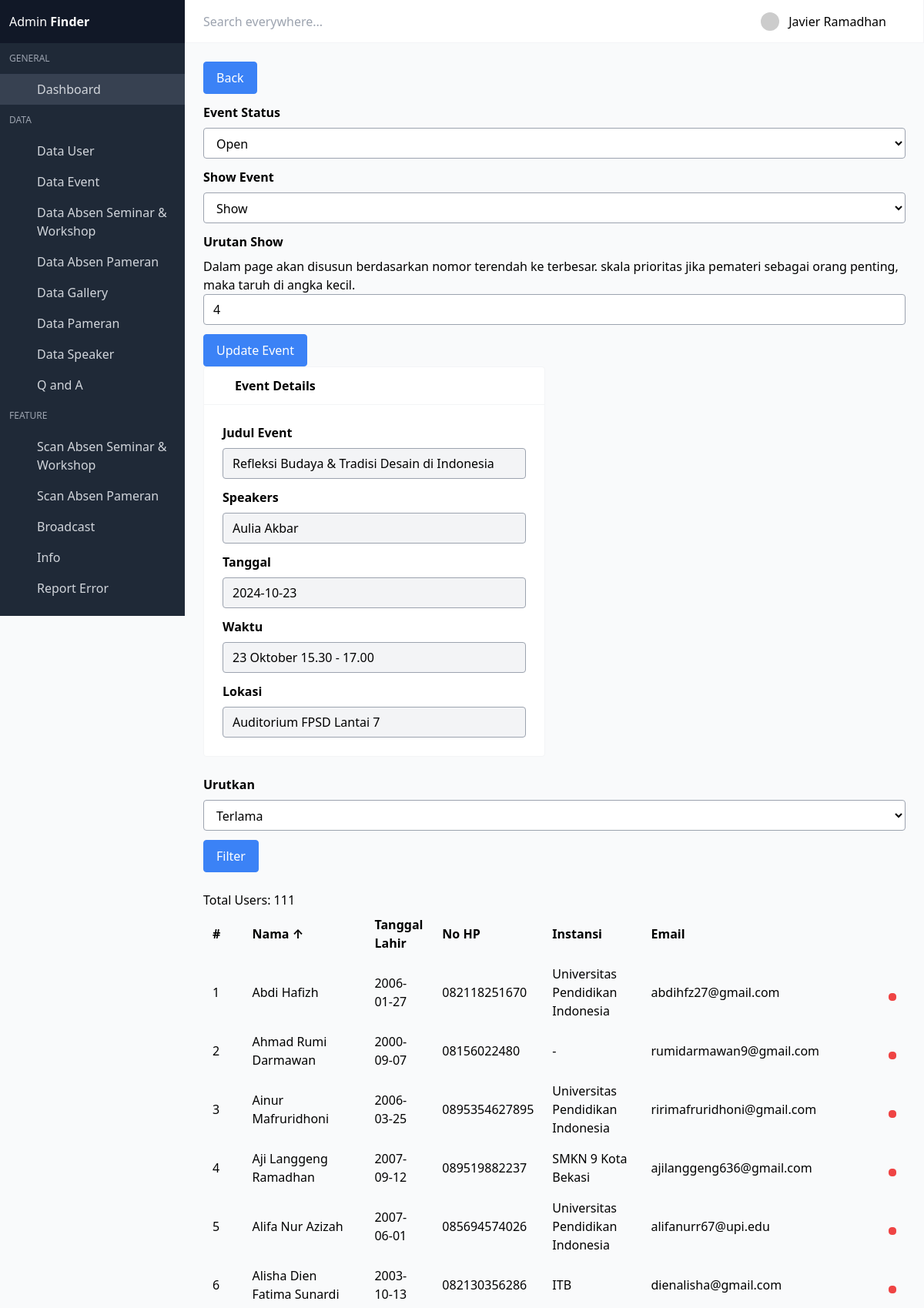
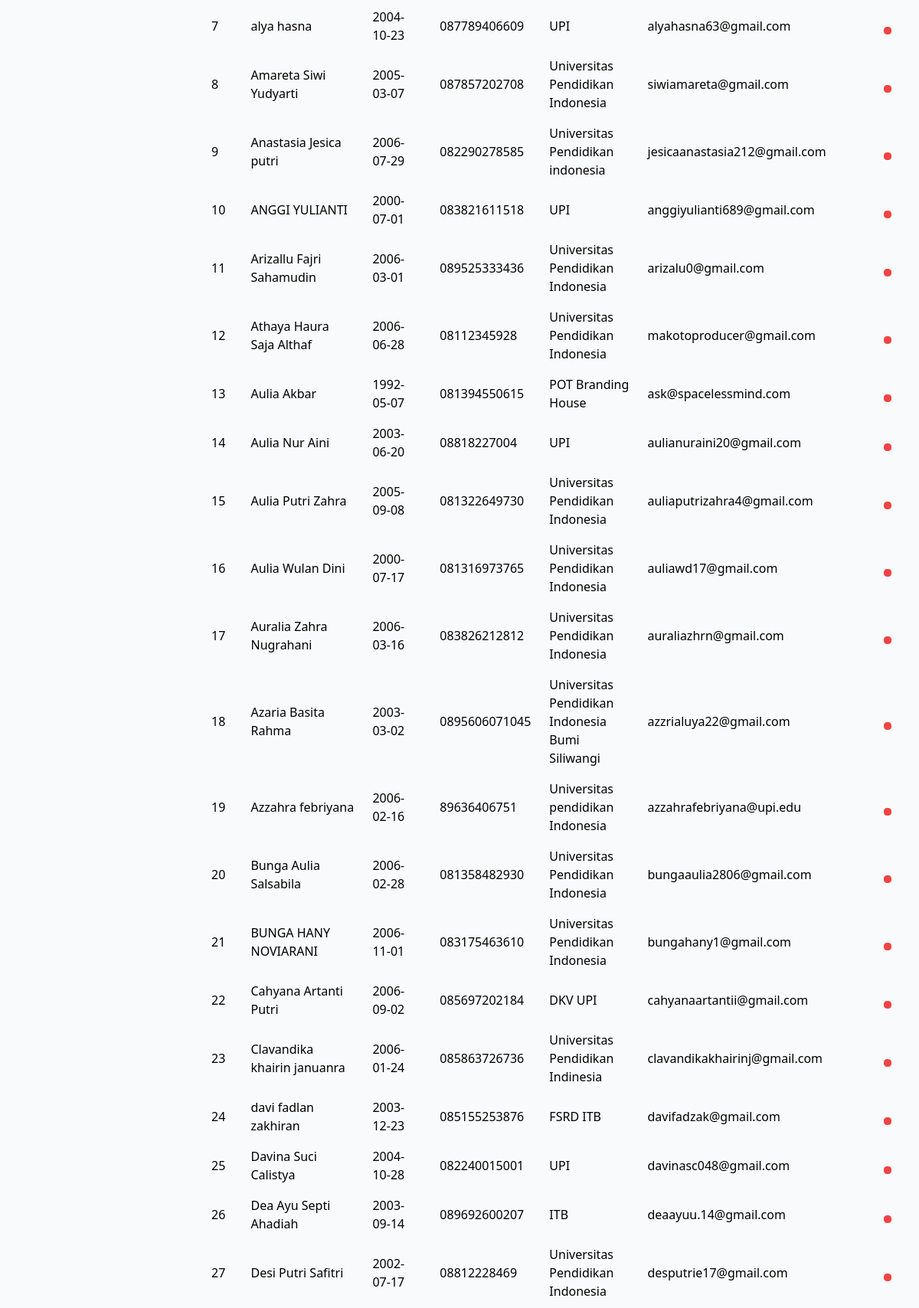
The app's page /admin-one/dist/details_event.php?id_event=20 (signed in, upper part) with its own data (2 pictures, top to bottom).
### tables this page shows
CREATE TABLE `event` (
  `id_event` int(11) NOT NULL,
  `judul_event` varchar(255) NOT NULL,
  `speakers_event` text NOT NULL,
  `jadwal_event` date NOT NULL,
  `waktu_event` varchar(225) NOT NULL,
  `lokasi_event` text NOT NULL,
  `thumbnail_event` text NOT NULL,
  `deskripsi_event` text NOT NULL,
  `tiket_event` int(11) NOT NULL,
  `kuota` int(11) DEFAULT NULL,
  `created_event` timestamp NOT NULL DEFAULT current_timestamp(),
  `link_grup` varchar(255) DEFAULT NULL,
  `event_status` tinyint(1) DEFAULT 1,
  `show_event` tinyint(1) DEFAULT 1,
  `urutan_show` int(11) DEFAULT NULL
);

CREATE TABLE `user` (
  `id_user` int(11) NOT NULL,
  `nama` varchar(255) NOT NULL,
  `tgl_lahir` date NOT NULL,
  `no_hp` varchar(15) NOT NULL,
  `instansi` varchar(255) NOT NULL,
  `email` varchar(255) NOT NULL,
  `password` varchar(255) NOT NULL,
  `created` timestamp NOT NULL DEFAULT current_timestamp(),
  `kode_account` varchar(11) NOT NULL
);

### admin-one/dist/details_event.php (the view, shortened to what this page needs)
<!DOCTYPE html>
<html lang="en" class="">
<head>
    <link rel="stylesheet" href="css/main.css?v=1628755089081">
</head>
<body>
    <div id="app">
        <?php include 'navbar.php'; ?>
        <?php
        require_once "koneksi.php";
        $koneksi = mysqli_connect($host, $username, $password, $database);
        $id_event = isset($_GET['id_event']) ? intval($_GET['id_event']) : 0;
        $filter_nama = isset($_GET['filter_nama']) ? $_GET['filter_nama'] : '';
        $filter_instansi = isset($_GET['filter_instansi']) ? $_GET['filter_instansi'] : '';
        $sort_column = isset($_GET['sort']) ? $_GET['sort'] : 'nama';
        $sort_order = isset($_GET['sort_order']) && in_array($_GET['sort_order'], ['ASC', 'DESC']) ? $_GET['sort_order'] : 'ASC';
        $query_event = "SELECT * FROM event WHERE id_event = ?";
        $stmt_event = mysqli_prepare($koneksi, $query_event);
        mysqli_stmt_bind_param($stmt_event, "i", $id_event);
        mysqli_stmt_execute($stmt_event);
        $result_event = mysqli_stmt_get_result($stmt_event);
        $row_event = mysqli_fetch_assoc($result_event);
        $query_users = "SELECT u.id_user, u.nama, u.tgl_lahir, u.no_hp, u.instansi, u.email
    FROM tiket t
    JOIN user u ON t.id_user = u.id_user
    WHERE t.id_event = ?
    AND u.nama LIKE ?
    AND u.instansi LIKE ?
    ORDER BY $sort_column $sort_order";
        $stmt_users = mysqli_prepare($koneksi, $query_users);
        $filter_nama = "%$filter_nama%";
        $filter_instansi = "%$filter_instansi%";
        mysqli_stmt_bind_param($stmt_users, "iss", $id_event, $filter_nama, $filter_instansi);
        mysqli_stmt_execute($stmt_users);
        $result_users = mysqli_stmt_get_result($stmt_users);
        $total_users = mysqli_num_rows($result_users);
        ?>
        <section class="section main-section">
            <div class="field">
                <div class="control">
                    <a class="button blue" href="dataevent.php">Back</a>
                </div>
            </div>
            <form method="POST" action="update_event.php">
                <div class="field">
                    <label class="label">Event Status</label>
                    <div class="control">
                        <div class="select">
                            <select name="event_status">
                                <option value="1" <?php echo $row_event['event_status'] == 1 ? 'selected' : ''; ?>>Open
                                </option>
                            </select>
                        </div>
                    </div>
                </div>
                <div class="field">
                    <label class="label">Show Event</label>
                    <div class="control">
                        <div class="select">
                            <select name="show_event">
                                <option value="1" <?php echo $row_event['show_event'] == 1 ? 'selected' : ''; ?>>Show
                                </option>
                            </select>
                        </div>
                    </div>
                </div>
                <div class="field">
                    <label class="label">Urutan Show</label>
                    <p>Dalam page akan disusun berdasarkan nomor terendah ke terbesar. skala prioritas jika pemateri
                        sebagai orang penting, maka taruh di angka kecil.</p>
                    <div class="control">
                        <input type="number" value="<?php echo $row_event['urutan_show']; ?>" name="urutan_show" class="input">
                    </div>
                </div>
                <div class="field">
                    <div class="control">
                        <button type="submit" class="button blue">Update Event</button>
                    </div>
                </div>
            </form>
            <div class="grid grid-cols-1 gap-6 lg:grid-cols-2 mb-6">
                <div class="card">
                    <header class="card-header">
                        <p class="card-header-title">
                            <span class="icon"><i class="mdi mdi-account"></i></span>
                            Event Details
                        </p>
                    </header>
                    <div class="card-content">
                        <?php
                        $event_fields = [
                            'Judul Event' => 'judul_event',
                            'Speakers' => 'speakers_event',
                            'Tanggal' => 'jadwal_event',
                            'Waktu' => 'waktu_event',
                            'Lokasi' => 'lokasi_event'
                        ];
                        foreach ($event_fields as $label => $field) {
                            echo "
                            <div class='field'>
                                <label class='label'>$label</label>
                                <div class='control'>
                                    <input type='text' readonly value='" . htmlspecialchars($row_event[$field]) . "' class='input is-static'>
                                </div>
                            </div>
                        ";
                        }
                        ?>
                    </div>
                </div>
            </div>
            <div class="mb-6">
                <form method="GET" action="">
                    <div class="field is-horizontal">
                        <div class="field-body">
                            <div class="field">
                                <label class="label">Urutkan</label>
                                <div class="control">
                                    <select name="sort_order" class="input">
                                        <option value="ASC" <?= $sort_order === 'ASC' ? 'selected' : '' ?>>Terlama</option>
                                    </select>
                                </div>
                            </div>
                            <div class="field">
                                <div class="control">
                                    <button type="submit" class="button blue">Filter</button>
                                </div>
                            </div>
                        </div>
                    </div>
                </form>
            </div>
            <div class="mt-8">
                <div class="bg-white shadow-md rounded-lg overflow-hidden">
                    <div class="p-4">
                        <h2 class="text-xl font-semibold mb-2">Total Users: <?= $total_users ?></h2>
                        <div class="overflow-x-auto">
                            <table class="table-auto w-full">
                                <thead>
                                    <tr class="bg-gray-200">
                                        <th class="border px-4 py-2">#</th>
                                        <th class="border px-4 py-2">
                                            <a
                                                href="?id_event=<?= $id_event ?>&sort=nama&sort_order=<?= $sort_order === 'ASC' ? 'DESC' : 'ASC' ?>">Nama
                                                <?= $sort_column === 'nama' ? ($sort_order === 'ASC' ? '↑' : '↓') : '' ?></a>
                                        </th>
                                        <th class="border px-4 py-2">
                                            <a
                                                href="?id_event=<?= $id_event ?>&sort=tgl_lahir&sort_order=<?= $sort_order === 'ASC' ? 'DESC' : 'ASC' ?>">Tanggal
                                                Lahir
                                                <?= $sort_column === 'tgl_lahir' ? ($sort_order === 'ASC' ? '↑' : '↓') : '' ?></a>
                                        </th>
                                        <th class="border px-4 py-2">
                                            <a
                                                href="?id_event=<?= $id_event ?>&sort=no_hp&sort_order=<?= $sort_order === 'ASC' ? 'DESC' : 'ASC' ?>">No
                                                HP
                                                <?= $sort_column === 'no_hp' ? ($sort_order === 'ASC' ? '↑' : '↓') : '' ?></a>
                                        </th>
                                        <th class="border px-4 py-2">
                                            <a
                                                href="?id_event=<?= $id_event ?>&sort=instansi&sort_order=<?= $sort_order === 'ASC' ? 'DESC' : 'ASC' ?>">Instansi
                                                <?= $sort_column === 'instansi' ? ($sort_order === 'ASC' ? '↑' : '↓') : '' ?></a>
                                        </th>
                                        <th class="border px-4 py-2">
                                            <a
                                                href="?id_event=<?= $id_event ?>&sort=email&sort_order=<?= $sort_order === 'ASC' ? 'DESC' : 'ASC' ?>">Email
                                                <?= $sort_column === 'email' ? ($sort_order === 'ASC' ? '↑' : '↓') : '' ?></a>
                                        </th>
                                    </tr>
                                </thead>
                                <tbody>
                                    <?php
                                    $counter = 1;
                                    while ($row_user = mysqli_fetch_assoc($result_users)) {
                                        echo "
        <tr>
            <td class='border px-4 py-2'>$counter</td>
            <td class='border px-4 py-2'>" . htmlspecialchars($row_user['nama']) . "</td>
            <td class='border px-4 py-2'>" . htmlspecialchars($row_user['tgl_lahir']) . "</td>
            <td class='border px-4 py-2'>" . htmlspecialchars($row_user['no_hp']) . "</td>
            <td class='border px-4 py-2'>" . htmlspecialchars($row_user['instansi']) . "</td>
            <td class='border px-4 py-2'>" . htmlspecialchars($row_user['email']) . "</td>
            <td class='border px-4 py-2'>
                <form method='POST' action='delete_tiket.php'>
                    <input type='hidden' name='id_user' value='" . $row_user['id_user'] . "' />
                    <input type='hidden' name='id_event' value='" . $id_event . "' />
                    <button type='submit' class='button small red --jb-modal'><i class='mdi mdi-trash-can'></i></button>
                </form>
            </td>
        </tr>
        ";
                                        $counter++;
                                    }
                                    ?>
                                </tbody>
                            </table>
                        </div>
                    </div>
                </div>
            </div>
        </section>
    </div>
    <link rel="stylesheet" href="https://cdn.materialdesignicons.com/4.9.95/css/materialdesignicons.min.css">
</body>
</html>

### records on screen
event: event_status "Open", show_event "Show", urutan_show "4", judul_event "Refleksi Budaya & Tradisi Desain di Indonesia", speakers_event "Aulia Akbar", jadwal_event "2024-10-23", waktu_event "23 Oktober 15.30 - 17.00", lokasi_event "Auditorium FPSD Lantai 7"
user: nama "Abdi Hafizh", tgl_lahir "2006-01-27", no_hp "082118251670", instansi "Universitas Pendidikan Indonesia", email "abdihfz27@gmail.com"
user: nama "Ahmad Rumi Darmawan", tgl_lahir "2000-09-07", no_hp "08156022480", instansi "-", email "rumidarmawan9@gmail.com"
user: nama "Ainur Mafruridhoni", tgl_lahir "2006-03-25", no_hp "0895354627895", instansi "Universitas Pendidikan Indonesia", email "ririmafruridhoni@gmail.com"
user: nama "Aji Langgeng Ramadhan", tgl_lahir "2007-09-12", no_hp "089519882237", instansi "SMKN 9 Kota Bekasi", email "ajilanggeng636@gmail.com"
user: nama "Alifa Nur Azizah", tgl_lahir "2007-06-01", no_hp "085694574026", instansi "Universitas Pendidikan Indonesia", email "alifanurr67@upi.edu"
user: nama "Alisha Dien Fatima Sunardi", tgl_lahir "2003-10-13", no_hp "082130356286", instansi "ITB", email "dienalisha@gmail.com"
user: nama "alya hasna", tgl_lahir "2004-10-23", no_hp "087789406609", instansi "UPI", email "alyahasna63@gmail.com"
user: nama "Amareta Siwi Yudyarti", tgl_lahir "2005-03-07", no_hp "087857202708", instansi "Universitas Pendidikan Indonesia", email "siwiamareta@gmail.com"
user: nama "Anastasia Jesica putri", tgl_lahir "2006-07-29", no_hp "082290278585", instansi "Universitas Pendidikan indonesia", email "jesicaanastasia212@gmail.com"
user: nama "ANGGI YULIANTI", tgl_lahir "2000-07-01", no_hp "083821611518", instansi "UPI", email "anggiyulianti689@gmail.com"
user: nama "Arizallu Fajri Sahamudin", tgl_lahir "2006-03-01", no_hp "089525333436", instansi "Universitas Pendidikan Indonesia", email "arizalu0@gmail.com"
user: nama "Athaya Haura Saja Althaf", tgl_lahir "2006-06-28", no_hp "08112345928", instansi "Universitas Pendidikan Indonesia", email "makotoproducer@gmail.com"
user: nama "Aulia Akbar", tgl_lahir "1992-05-07", no_hp "081394550615", instansi "POT Branding House", email "ask@spacelessmind.com"
user: nama "Aulia Nur Aini", tgl_lahir "2003-06-20", no_hp "08818227004", instansi "UPI", email "aulianuraini20@gmail.com"
user: nama "Aulia Putri Zahra", tgl_lahir "2005-09-08", no_hp "081322649730", instansi "Universitas Pendidikan Indonesia", email "auliaputrizahra4@gmail.com"
user: nama "Aulia Wulan Dini", tgl_lahir "2000-07-17", no_hp "081316973765", instansi "Universitas Pendidikan Indonesia", email "auliawd17@gmail.com"
user: nama "Auralia Zahra Nugrahani", tgl_lahir "2006-03-16", no_hp "083826212812", instansi "Universitas Pendidikan Indonesia", email "auraliazhrn@gmail.com"
user: nama "Azaria Basita Rahma", tgl_lahir "2003-03-02", no_hp "0895606071045", instansi "Universitas Pendidikan Indonesia Bumi Siliwangi", email "azzrialuya22@gmail.com"
user: nama "Azzahra febriyana", tgl_lahir "2006-02-16", no_hp "89636406751", instansi "Universitas pendidikan Indonesia", email "azzahrafebriyana@upi.edu"
user: nama "Bunga Aulia Salsabila", tgl_lahir "2006-02-28", no_hp "081358482930", instansi "Universitas Pendidikan Indonesia", email "bungaaulia2806@gmail.com"
user: nama "BUNGA HANY NOVIARANI", tgl_lahir "2006-11-01", no_hp "083175463610", instansi "Universitas Pendidikan Indonesia", email "bungahany1@gmail.com"
user: nama "Cahyana Artanti Putri", tgl_lahir "2006-09-02", no_hp "085697202184", instansi "DKV UPI", email "cahyanaartantii@gmail.com"
user: nama "Clavandika khairin januanra", tgl_lahir "2006-01-24", no_hp "085863726736", instansi "Universitas Pendidikan Indinesia", email "clavandikakhairinj@gmail.com"
user: nama "davi fadlan zakhiran", tgl_lahir "2003-12-23", no_hp "085155253876", instansi "FSRD ITB", email "davifadzak@gmail.com"
user: nama "Davina Suci Calistya", tgl_lahir "2004-10-28", no_hp "082240015001", instansi "UPI", email "davinasc048@gmail.com"
user: nama "Dea Ayu Septi Ahadiah", tgl_lahir "2003-09-14", no_hp "089692600207", instansi "ITB", email "deaayuu.14@gmail.com"
user: nama "Desi Putri Safitri", tgl_lahir "2002-07-17", no_hp "08812228469", instansi "Universitas Pendidikan Indonesia", email "desputrie17@gmail.com"

### other values on screen
$_SESSION['admin_name'] "Javier Ramadhan"
$label "Judul Event"
$label "Speakers"
$label "Tanggal"
$label "Waktu"
$label "Lokasi"
$total_users "111"
